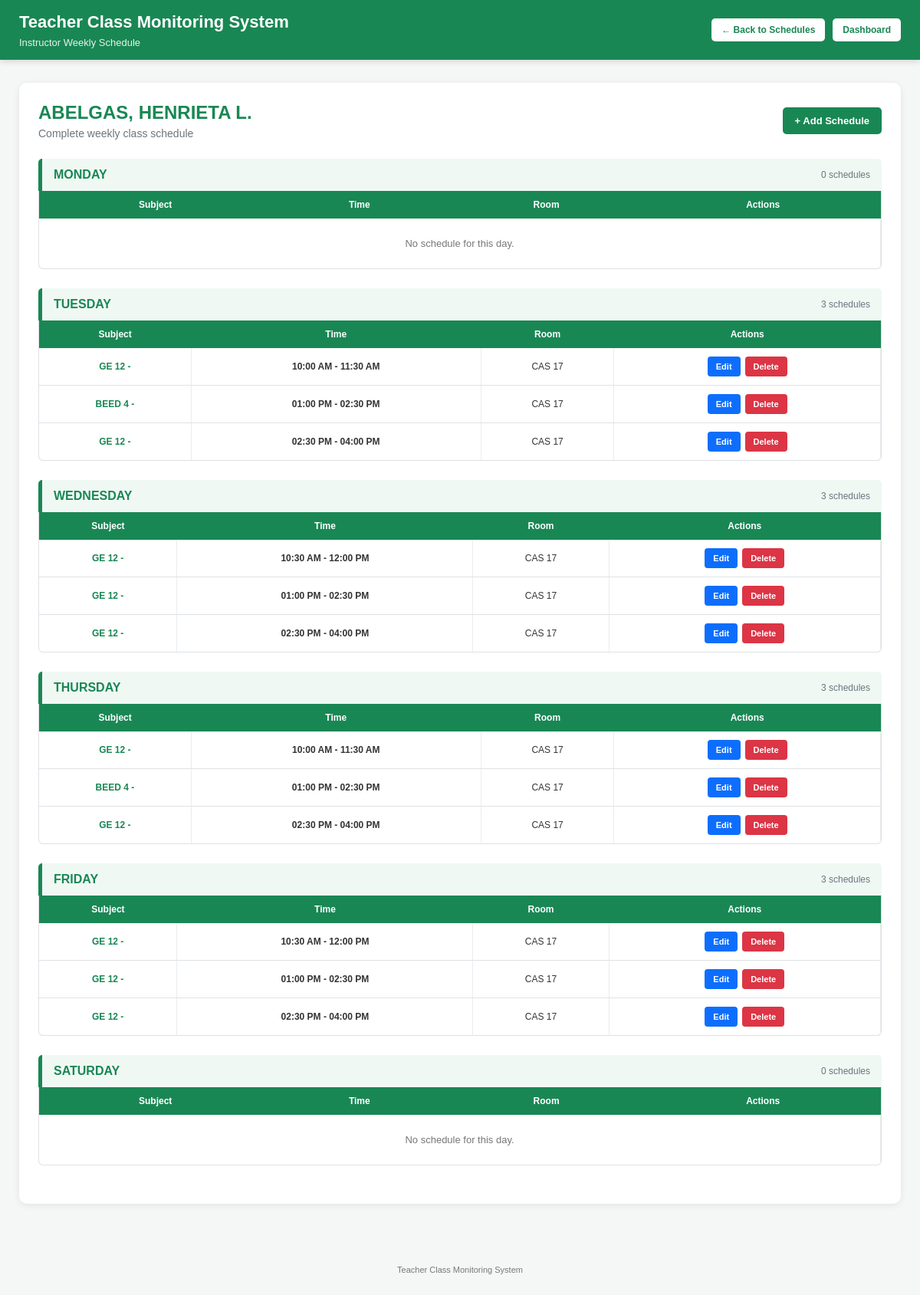
Page /instructors/44/schedule/ (signed in) on the committed database.
### monitoring/models.py (models this page shows, shortened)
class Instructor(models.Model):
    CLASSIFICATION_CHOICES = [
        ("PART_TIME", "Part-Time"),
        ("REGULAR", "Regular"),
    ]
    name = models.CharField(max_length=150)
    classification = models.CharField(
        max_length=20,
        choices=CLASSIFICATION_CHOICES,
        default="PART_TIME"
    )
    department = models.CharField(
        max_length=150,
        blank=True
    )
    contact = models.CharField(
        max_length=50,
        blank=True
    )
    class Meta:
        ordering = ["name"]

class Schedule(models.Model):
    DAYS = [
        ("M", "Monday"),
        ("T", "Tuesday"),
        ("W", "Wednesday"),
        ("TH", "Thursday"),
        ("F", "Friday"),
        ("S", "Saturday"),
    ]
    instructor = models.ForeignKey(
        Instructor,
        on_delete=models.CASCADE,
        related_name="schedules"
    )
    subject = models.ForeignKey(
        Subject,
        on_delete=models.CASCADE,
        related_name="schedules"
    )
    room = models.ForeignKey(
        Room,
        on_delete=models.CASCADE,
        related_name="schedules"
    )
    day = models.CharField(
        max_length=5,
        choices=DAYS
    )
    start_time = models.TimeField()
    end_time = models.TimeField()

class Subject(models.Model):
    subject_code = models.CharField(max_length=30)
    subject_name = models.CharField(
        max_length=150,
        blank=True
    )
    class Meta:
        ordering = ["subject_code"]
    def __str__(self):
        return f"{self.subject_code} - {self.subject_name}"

class Room(models.Model):
    room_name = models.CharField(max_length=50)
    class Meta:
        ordering = ["room_name"]
    def __str__(self):
        return self.room_name

### monitoring/views.py (the view)
@login_required
def instructor_schedule(request, instructor_id):
    instructor = get_object_or_404(
        Instructor,
        pk=instructor_id
    )
    schedules = list(
        Schedule.objects
        .filter(
            instructor=instructor
        )
        .select_related(
            "subject",
            "room"
        )
    )
    day_order = {
        "M": 0,
        "T": 1,
        "W": 2,
        "TH": 3,
        "F": 4,
        "S": 5,
    }
    day_names = {
        "M": "Monday",
        "T": "Tuesday",
        "W": "Wednesday",
        "TH": "Thursday",
        "F": "Friday",
        "S": "Saturday",
    }
    schedules.sort(
        key=lambda schedule: (
            day_order.get(schedule.day, 99),
            schedule.start_time
        )
    )
    weekly_schedule = []
    for day_code in ["M", "T", "W", "TH", "F", "S"]:
        day_schedules = [
            schedule
            for schedule in schedules
            if schedule.day == day_code
        ]
        day_schedules.sort(
            key=lambda schedule: schedule.start_time
        )
        weekly_schedule.append({
            "code": day_code,
            "name": day_names[day_code],
            "schedules": day_schedules,
        })
    return render(
        request,
        "instructors/schedules/schedule.html",
        {
            "instructor": instructor,
            "weekly_schedule": weekly_schedule,
        }
    )

### templates/instructors/schedules/schedule.html (shortened to what this page needs)
<!DOCTYPE html>
<html lang="en">
<head>
</head>
<body>
<header class="top-header">
    <div class="header-content">
        <div class="header-title">
            <h1>
                Teacher Class Monitoring System
            </h1>
            <p>
                Instructor Weekly Schedule
            </p>
        </div>
        <div class="header-links">
            <a href="{% url 'schedule_list' %}">
                ← Back to Schedules
            </a>
            <a href="{% url 'dashboard' %}">
                Dashboard
            </a>
        </div>
    </div>
</header>
<main class="page-container">
    <div class="content-card">
        <div class="page-heading">
            <div>
                <h2>
                    {{ instructor.name }}
                </h2>
                <p>
                    Complete weekly class schedule
                </p>
            </div>
            <a
                href="{% url 'schedule_create' %}?instructor={{ instructor.id }}"
                class="add-button"
            >
                + Add Schedule
            </a>
        </div>
        {% for day in weekly_schedule %}
            <section class="schedule-section">
                <div class="day-heading">
                    <h3>
                        {{ day.name|upper }}
                    </h3>
                    <span>
                        {{ day.schedules|length }} schedule{{ day.schedules|length|pluralize }}
                    </span>
                </div>
                <div class="table-wrapper">
                    <table>
                        <thead>
                            <tr>
                                <th>
                                    Subject
                                </th>
                                <th>
                                    Time
                                </th>
                                <th>
                                    Room
                                </th>
                                <th>
                                    Actions
                                </th>
                            </tr>
                        </thead>
                        <tbody>
                            {% for schedule in day.schedules %}
                                <tr>
                                    <td class="subject-cell">
                                        {{ schedule.subject }}
                                    </td>
                                    <td class="time-cell">
                                        {{ schedule.start_time|time:"h:i A" }}
                                        -
                                        {{ schedule.end_time|time:"h:i A" }}
                                    </td>
                                    <td class="room-cell">
                                        {{ schedule.room }}
                                    </td>
                                    <td>
                                        <div class="actions">
                                            <a
                                                href="{% url 'schedule_update' schedule.pk %}"
                                                class="action-button edit-button"
                                            >
                                                Edit
                                            </a>
                                            <a
                                                href="{% url 'schedule_delete' schedule.pk %}"
                                                class="action-button delete-button"
                                            >
                                                Delete
                                            </a>
                                        </div>
                                    </td>
                                </tr>
                            {% empty %}
                                <tr>
                                    <td
                                        colspan="4"
                                        class="empty-row"
                                    >
                                        No schedule for this day.
                                    </td>
                                </tr>
                            {% endfor %}
                        </tbody>
                    </table>
                </div>
            </section>
        {% empty %}
            <div class="no-schedules">
                This instructor currently has no schedules.
            </div>
        {% endfor %}
    </div>
</main>
<footer class="page-footer">
    Teacher Class Monitoring System
</footer>
</body>
</html>

### templates/instructors/schedules/schedule.html (style rules this page uses)
* { box-sizing: border-box; margin: 0; padding: 0; font-family: Arial, sans-serif; }
html, body { width: 100%; min-height: 100%; }
body { background: #f5f7f6; color: #333; min-height: 100vh; overflow-x: hidden; }
.top-header { width: 100%; background: #198754; color: white; padding: 15px 25px; position: sticky; top: 0; z-index: 1000; box-shadow: 0 2px 8px rgba(0, 0, 0, 0.15); }
.header-content { width: 100%; display: flex; justify-content: space-between; align-items: center; gap: 20px; }
.header-title { min-width: 0; }
.header-title h1 { font-size: 22px; line-height: 1.3; }
.header-title p { margin-top: 4px; font-size: 13px; opacity: 0.9; }
.header-links { display: flex; align-items: center; gap: 10px; flex-shrink: 0; }
.header-links a { color: #198754; background: white; text-decoration: none; padding: 8px 13px; border-radius: 5px; font-size: 12px; font-weight: bold; white-space: nowrap; }
.page-container { width: 100%; padding: 30px 25px 60px; }
.content-card { width: 100%; background: white; border-radius: 10px; padding: 25px; box-shadow: 0 2px 10px rgba(0, 0, 0, 0.08); }
.page-heading { display: flex; align-items: center; justify-content: space-between; gap: 15px; margin-bottom: 25px; flex-wrap: wrap; }
.page-heading h2 { color: #198754; font-size: 24px; margin-bottom: 5px; }
.page-heading p { color: #6c757d; font-size: 14px; }
.add-button { display: inline-block; background: #198754; color: white; text-decoration: none; padding: 10px 16px; border-radius: 5px; font-size: 13px; font-weight: bold; white-space: nowrap; }
.schedule-section { width: 100%; margin-bottom: 25px; }
.day-heading { display: flex; justify-content: space-between; align-items: center; gap: 10px; background: #f0f8f4; border-left: 5px solid #198754; padding: 12px 15px; border-radius: 5px 5px 0 0; }
.day-heading h3 { color: #198754; font-size: 16px; font-weight: bold; }
.day-heading span { color: #6c757d; font-size: 12px; }
.table-wrapper { width: 100%; overflow-x: auto; border: 1px solid #dee2e6; border-top: none; border-radius: 0 0 6px 6px; }
table { width: 100%; min-width: 750px; border-collapse: collapse; }
thead th { background: #198754; color: white; padding: 11px 10px; font-size: 12px; text-align: center; white-space: nowrap; }
tbody td { padding: 11px 10px; font-size: 12px; text-align: center; border-bottom: 1px solid #dee2e6; border-right: 1px solid #e9ecef; white-space: nowrap; }
tbody tr:last-child td { border-bottom: none; }
.subject-cell { color: #198754; font-weight: bold; }
.time-cell { font-weight: bold; color: #333; }
.room-cell { font-weight: 500; }
.actions { display: flex; align-items: center; justify-content: center; gap: 6px; }
.action-button { display: inline-block; padding: 7px 11px; border-radius: 4px; text-decoration: none; font-size: 11px; font-weight: bold; white-space: nowrap; }
.edit-button { background: #0d6efd; color: white; }
.delete-button { background: #dc3545; color: white; }
.empty-row { padding: 25px !important; text-align: center; color: #777; font-size: 13px; }
.page-footer { width: 100%; text-align: center; color: #777; font-size: 11px; padding: 20px 10px 30px; }

### rows in the picture
Instructor: name "ABELGAS, HENRIETA L."
Schedule: subject "GE 12 -", start_time "10:00 AM", end_time "11:30 AM", room "CAS 17"
Schedule: subject "BEED 4 -", start_time "01:00 PM", end_time "02:30 PM", room "CAS 17"
Schedule: subject "GE 12 -", start_time "02:30 PM", end_time "04:00 PM", room "CAS 17"
Schedule: subject "GE 12 -", start_time "10:30 AM", end_time "12:00 PM", room "CAS 17"
Schedule: subject "GE 12 -", start_time "01:00 PM", end_time "02:30 PM", room "CAS 17"
Schedule: subject "GE 12 -", start_time "02:30 PM", end_time "04:00 PM", room "CAS 17"
Schedule: subject "GE 12 -", start_time "10:00 AM", end_time "11:30 AM", room "CAS 17"
Schedule: subject "BEED 4 -", start_time "01:00 PM", end_time "02:30 PM", room "CAS 17"
Schedule: subject "GE 12 -", start_time "02:30 PM", end_time "04:00 PM", room "CAS 17"
Schedule: subject "GE 12 -", start_time "10:30 AM", end_time "12:00 PM", room "CAS 17"
Schedule: subject "GE 12 -", start_time "01:00 PM", end_time "02:30 PM", room "CAS 17"
Schedule: subject "GE 12 -", start_time "02:30 PM", end_time "04:00 PM", room "CAS 17"

### other values in the picture
{{ day.name|upper }} "MONDAY" "TUESDAY" "WEDNESDAY" "THURSDAY" "FRIDAY" "SATURDAY"
{{ day.schedules|length }} "0" "3" "3" "3" "3" "0"
